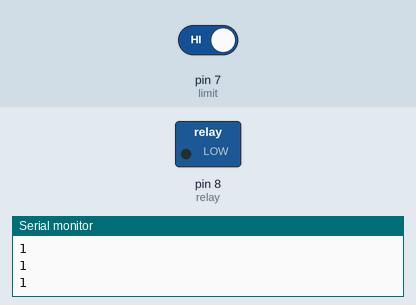
Recording of a sketch running on a simulated Arduino Uno, built with avr-gcc and run on an emulated ATmega328P. Shown: switched loads named in the sketch (green lamp = pin HIGH), the last lines printed to the serial monitor. The inputs (shaded band) are chosen by the test bench; at power-on: pin 7 (limit) HIGH.

Above: at 1.8 s.
1.9 s: pin 7 (limit) driven LOW
At 3.3 s:
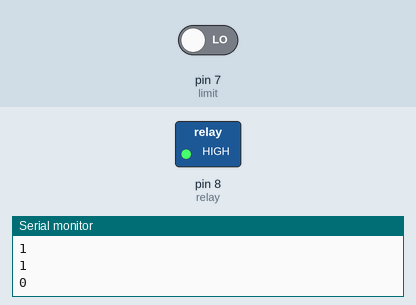
Timing chart, 0 to 9.0 s (numbered marks = the images above; inputs shaded):
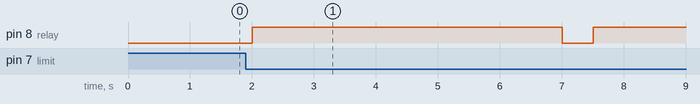

Measured:
- after the input at 1.9 s, pin 8 (relay): LOW → HIGH after 0.10 s, → LOW 5.0 s later, → HIGH 0.50 s later

The sketch:

13_DC_motor_Limitsensor.ino
```cpp
int limit=7;
int relay=8;

void setup() {
pinMode(limit,INPUT);
pinMode(relay,OUTPUT);
Serial.begin(9600);

}

void loop() {
int save_limit=digitalRead(limit);
Serial.println(save_limit);

if(save_limit==0){
  digitalWrite(relay,HIGH);
  delay(5000);
  digitalWrite(relay,LOW);}

  else {
  digitalWrite(relay,LOW); }

 delay(500);
 }
```
